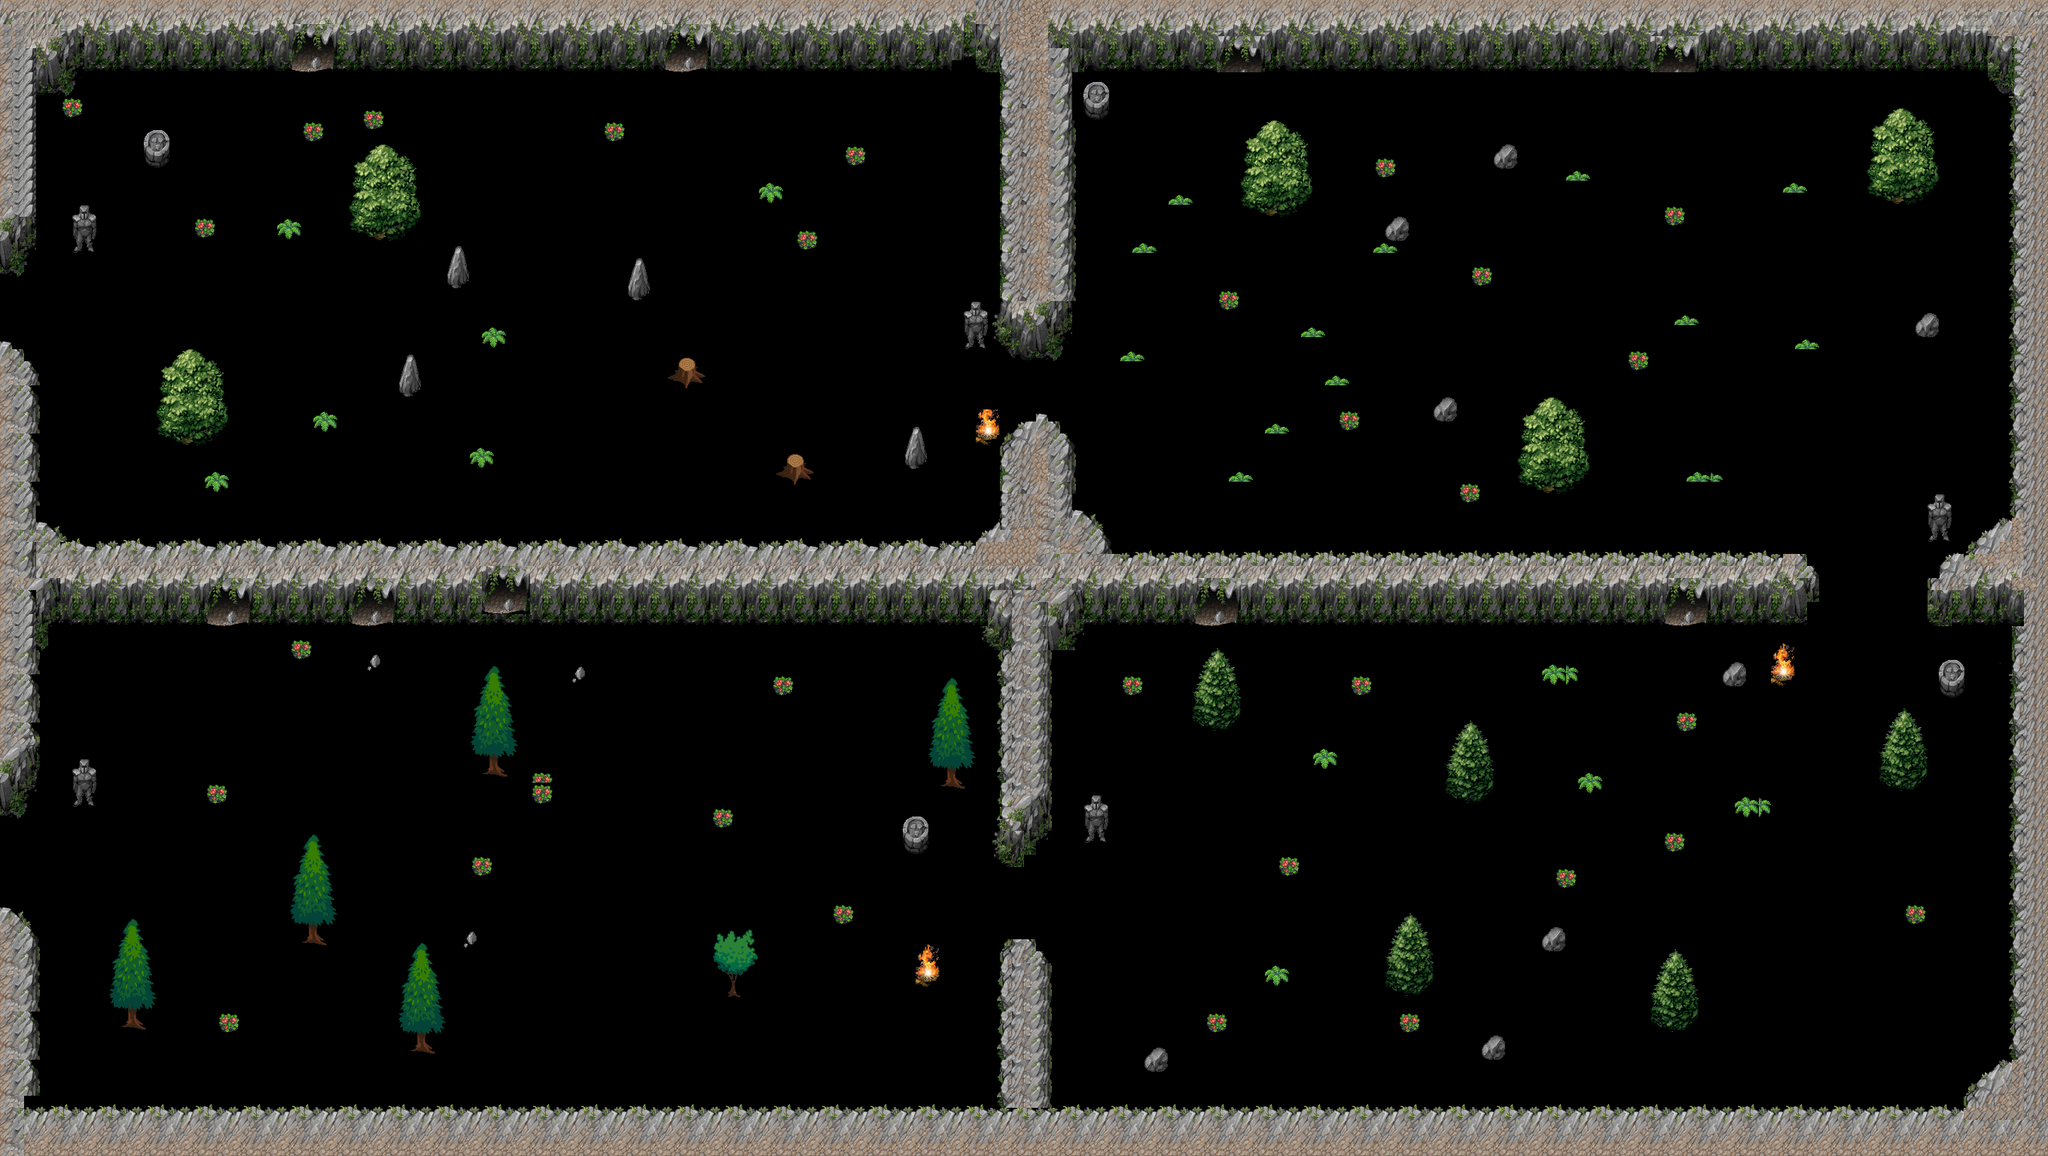

Below is a game level as drawn by its tile map, then a one-line description and the .tmx that defines it (tile-layer data replaced by summaries):
An orthogonal 170x96 tile map with 16x16 px tiles, 1 tile layer (Слой тайлов 2), 1 hidden layer not drawn, 2 tilesets.

<map version="1.5" tiledversion="1.7.2" orientation="orthogonal" renderorder="right-down" width="170" height="96" tilewidth="16" tileheight="16" infinite="0" nextlayerid="13" nextobjectid="1">
 <tileset firstgid="1" source="tiled/plant repack.tsx" />
 <tileset firstgid="677" source="tiled/mountain_landscape.tsx" />
 <layer id="7" name="Слой тайлов 1" width="170" height="96" visible="0">
  <data>[16320 cells, 16320 non-empty, 4 distinct tile ids]</data>
 </layer>
 <layer id="11" name="Слой тайлов 2" width="170" height="96">
  <data>[16320 cells, 5154 non-empty, 385 distinct tile ids]</data>
 </layer>
</map>
